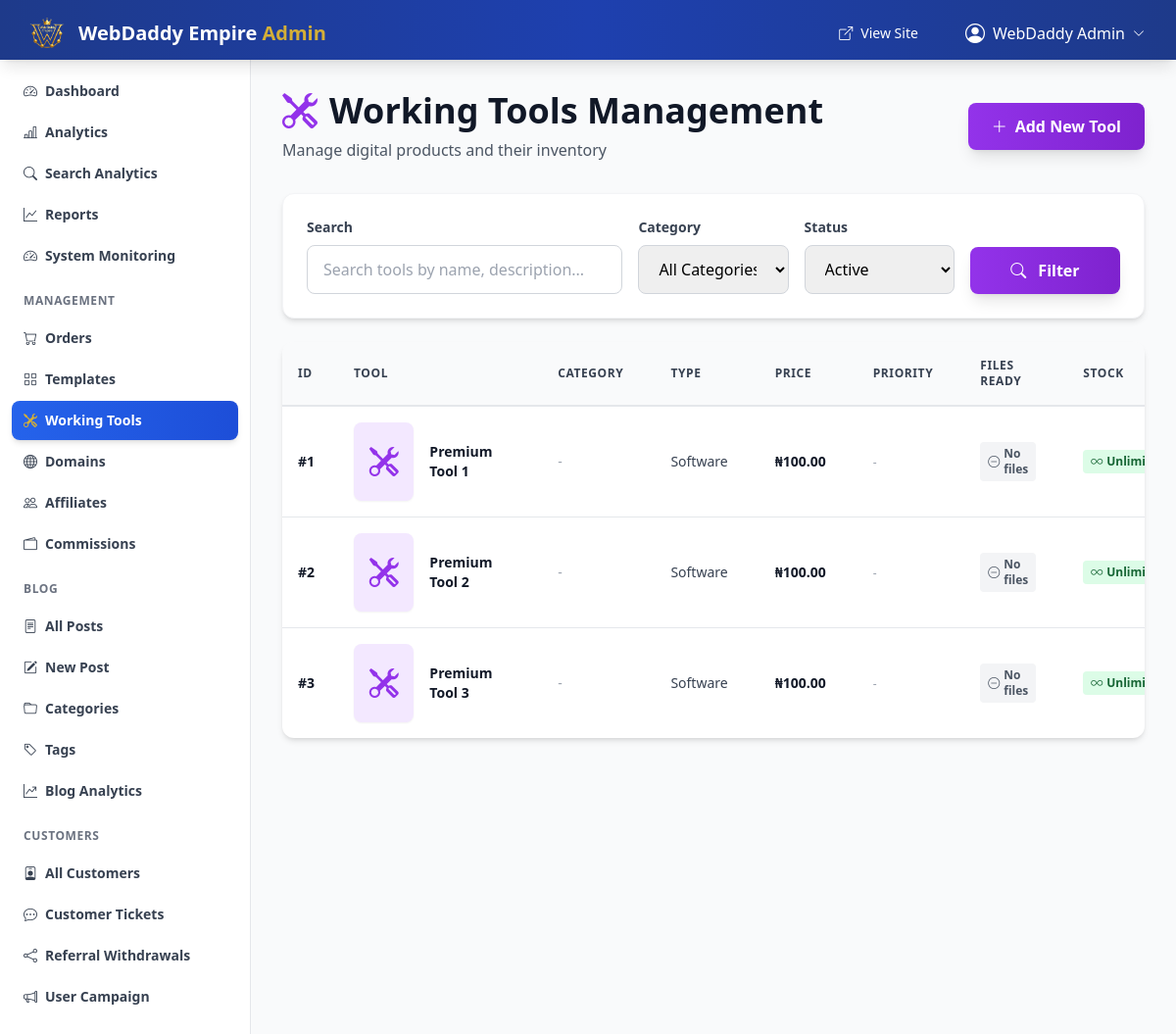
Screenshot of /admin/tools.php (signed in) with the database file from the repository.
### tables this page shows
CREATE TABLE "tools" (
    id INTEGER PRIMARY KEY AUTOINCREMENT,
    name TEXT NOT NULL,
    slug TEXT UNIQUE NOT NULL,
    category TEXT,
    tool_type TEXT DEFAULT 'software',
    short_description TEXT,
    description TEXT,
    features TEXT,
    price REAL NOT NULL DEFAULT 0,
    thumbnail_url TEXT,
    demo_url TEXT,
    download_url TEXT,
    delivery_instructions TEXT,
    stock_unlimited INTEGER DEFAULT 1,
    stock_quantity INTEGER DEFAULT 0,
    low_stock_threshold INTEGER DEFAULT 5,
    active INTEGER DEFAULT 1,
    created_at TEXT DEFAULT CURRENT_TIMESTAMP,
    updated_at TEXT DEFAULT CURRENT_TIMESTAMP,
    thumbnail_source TEXT DEFAULT 'url' CHECK(thumbnail_source IN ('url', 'upload')),
    thumbnail_file TEXT,
    thumbnail_metadata TEXT,
    video_source TEXT DEFAULT 'url' CHECK(video_source IN ('url', 'upload')),
    video_file TEXT,
    video_metadata TEXT,
    media_type TEXT DEFAULT 'banner' CHECK(media_type IN ('demo_url', 'banner', 'video', 'youtube')),
    demo_video_url TEXT,
    priority_order INTEGER DEFAULT NULL,
    seo_keywords TEXT,
    delivery_type TEXT DEFAULT 'both',
    has_attached_files INTEGER DEFAULT 0,
    requires_email INTEGER DEFAULT 1,
    email_subject TEXT,
    email_instructions TEXT,
    delivery_note TEXT,
    delivery_description TEXT,
    total_files INTEGER DEFAULT 0,
    upload_complete INTEGER DEFAULT 0,
    preview_youtube TEXT
);

### includes/tools.php (called while the page is built, shortened)
<?php
function getTools($activeOnly = true, $category = null, $limit = null, $offset = null, $inStockOnly = true) {
    $db = getDb();
    $sql = "SELECT * FROM tools WHERE 1=1";
    $params = [];
    $sql .= " ORDER BY created_at DESC";
    $stmt = $db->prepare($sql);
    $stmt->execute($params);
    return $stmt->fetchAll(PDO::FETCH_ASSOC);
}

### includes/functions.php (called while the page is built, shortened)
<?php
require_once __DIR__ . '/tools.php';
function formatCurrency($amount)
{
    return '₦' . number_format($amount, 2);
}

### admin/tools.php (the view, shortened to what this page needs)
<?php
require_once __DIR__ . '/../includes/functions.php';
require_once __DIR__ . '/../includes/tools.php';
require_once __DIR__ . '/includes/auth.php';
$searchTerm = $_GET['search'] ?? '';
$filterCategory = $_GET['category'] ?? '';
$filterStatus = $_GET['status'] ?? 'active';
$allTools = getTools(false, $filterCategory ? $filterCategory : null, null, null, false);
if ($filterStatus === 'active') {
    $tools = array_filter($allTools, fn($t) => $t['active'] == 1);
} elseif ($filterStatus === 'inactive') {
    $tools = array_filter($allTools, fn($t) => $t['active'] == 0);
} else {
    $tools = $allTools;
}
$page = max(1, (int)($_GET['page'] ?? 1));
$perPage = 20;
$offset = ($page - 1) * $perPage;
$tools = array_slice($tools, $offset, $perPage);
$editTool = null;
require_once __DIR__ . '/includes/header.php';
?>
<div x-data="{
    showCreateModal: <?php echo isset($_GET['create']) ? 'true' : 'false'; ?>,
    showEditModal: <?php echo $editTool ? 'true' : 'false'; ?>,
    showStockModal: false,
    stockToolId: null,
    stockToolName: '',
    currentStock: 0,
    openStockModal(id, name, stock) {
        this.stockToolId = id;
        this.stockToolName = name;
        this.currentStock = stock;
        this.showStockModal = true;
    },
    closeCreateModal() {
        this.showCreateModal = false;
        this.resetCreateForm();
    },
    resetCreateForm() {
        const form = document.getElementById('create-tool-form');
        if (form) {
            // Use native form reset first (restores default values)
            form.reset();
            // Reset video type radio to 'none' and trigger UI update
            const noneRadio = form.querySelector('input[name=video_type][value=none]');
            if (noneRadio) {
                noneRadio.checked = true;
                noneRadio.dispatchEvent(new Event('change'));
            }
            // Reset video type UI sections
            if (typeof handleToolVideoTypeChange === 'function') handleToolVideoTypeChange('create');
            // Reset thumbnail mode to URL
            if (typeof toggleToolThumbnailMode === 'function') toggleToolThumbnailMode('url', 'create');
            // Clear hidden fields
            const croppedData = document.getElementById('tool-thumbnail-cropped-data-create');
            if (croppedData) croppedData.value = '';
            const videoUrl = document.getElementById('tool-video-uploaded-url-create');
            if (videoUrl) videoUrl.value = '';
            // Reset select dropdowns
            form.querySelectorAll('select').forEach(sel => {
                sel.selectedIndex = 0;
            });
            // Reset Alpine.js nested components (unlimited stock toggle, toolTypeMode)
            form.querySelectorAll('[x-data]').forEach(el => {
                if (el._x_dataStack && el._x_dataStack[0]) {
                    const data = el._x_dataStack[0];
                    if ('unlimited' in data) data.unlimited = true;
                    if ('toolTypeMode' in data) {
                        data.toolTypeMode = 'select';
                        data.customToolType = '';
                    }
                }
            });
        }
    }
}">
    <div class="flex flex-col lg:flex-row justify-between items-start lg:items-center gap-4 mb-8">
        <div>
            <h1 class="text-4xl font-bold text-gray-900 flex items-center gap-3">
                <i class="bi bi-tools text-purple-600"></i> Working Tools Management
            </h1>
            <p class="text-gray-600 mt-2">Manage digital products and their inventory</p>
        </div>
        <button @click="showCreateModal = true" class="px-6 py-3 bg-gradient-to-r from-purple-600 to-purple-700 hover:from-purple-700 hover:to-purple-800 text-white font-bold rounded-lg shadow-lg transition-all flex items-center gap-2">
            <i class="bi bi-plus-lg"></i> Add New Tool
        </button>
    </div>
    <div class="bg-white rounded-xl shadow-md border border-gray-100 mb-6">
        <div class="p-6">
            <form method="GET" class="grid grid-cols-1 md:grid-cols-5 gap-4">
                <div class="md:col-span-2">
                    <label class="block text-sm font-semibold text-gray-700 mb-2">Search</label>
                    <input type="text" class="w-full px-4 py-3 border border-gray-300 rounded-lg focus:ring-2 focus:ring-purple-500 focus:border-transparent transition-all" name="search" value="<?php echo htmlspecialchars($searchTerm); ?>" placeholder="Search tools by name, description...">
                </div>
                <div>
                    <label class="block text-sm font-semibold text-gray-700 mb-2">Category</label>
                    <select name="category" class="w-full px-4 py-3 border border-gray-300 rounded-lg focus:ring-2 focus:ring-purple-500 focus:border-transparent transition-all">
                        <option value="">All Categories</option>
                    </select>
                </div>
                <div>
                    <label class="block text-sm font-semibold text-gray-700 mb-2">Status</label>
                    <select name="status" class="w-full px-4 py-3 border border-gray-300 rounded-lg focus:ring-2 focus:ring-purple-500 focus:border-transparent transition-all">
                        <option value="active" <?php echo $filterStatus === 'active' ? 'selected' : ''; ?>>Active</option>
                    </select>
                </div>
                <div class="flex items-end gap-2">
                    <button type="submit" class="flex-1 px-6 py-3 bg-gradient-to-r from-purple-600 to-purple-700 hover:from-purple-700 hover:to-purple-800 text-white font-bold rounded-lg transition-all shadow-lg">
                        <i class="bi bi-search mr-2"></i> Filter
                    </button>
                </div>
            </form>
        </div>
    </div>
    <div class="bg-white rounded-xl shadow-md overflow-hidden">
        <div class="overflow-x-auto">
            <table class="w-full text-sm">
                <thead>
                    <tr class="bg-gray-50 border-b-2 border-gray-200">
                        <th class="px-4 py-4 text-left text-xs font-bold text-gray-700 uppercase tracking-wider">ID</th>
                        <th class="px-6 py-4 text-left text-xs font-bold text-gray-700 uppercase tracking-wider">Tool</th>
                        <th class="px-6 py-4 text-left text-xs font-bold text-gray-700 uppercase tracking-wider">Category</th>
                        <th class="px-6 py-4 text-left text-xs font-bold text-gray-700 uppercase tracking-wider">Type</th>
                        <th class="px-6 py-4 text-left text-xs font-bold text-gray-700 uppercase tracking-wider">Price</th>
                        <th class="px-6 py-4 text-left text-xs font-bold text-gray-700 uppercase tracking-wider">Priority</th>
                        <th class="px-6 py-4 text-left text-xs font-bold text-gray-700 uppercase tracking-wider">Files Ready</th>
                        <th class="px-6 py-4 text-left text-xs font-bold text-gray-700 uppercase tracking-wider">Stock</th>
                    </tr>
                </thead>
                <tbody class="divide-y divide-gray-200">
                    <?php if (empty($tools)): ?>
                    <tr>
                        <td colspan="10" class="px-6 py-12 text-center text-gray-500">
                            <i class="bi bi-inbox text-4xl mb-2"></i>
                            <p>No tools found. Click "Add New Tool" to get started.</p>
                        </td>
                    </tr>
                    <?php else: ?>
                        <?php foreach ($tools as $tool): ?>
                        <tr class="hover:bg-gray-50 transition-colors">
                            <td class="px-4 py-4 font-bold text-gray-900">#<?php echo $tool['id']; ?></td>
                            <td class="px-6 py-4">
                                <div class="flex items-center gap-4">
                                    <?php if (!empty($tool['thumbnail_url']) && trim($tool['thumbnail_url'])): ?>
                                    <img src="<?php echo htmlspecialchars($tool['thumbnail_url']); ?>" alt="<?php echo htmlspecialchars($tool['name']); ?>" class="w-20 h-20 object-cover rounded-lg shadow-sm" onerror="this.style.display='none';this.nextElementSibling.style.display='flex';">
                                    <div class="w-20 h-20 bg-purple-100 rounded-lg flex items-center justify-center shadow-sm hidden" style="display:none;">
                                        <i class="bi bi-tools text-purple-600 text-3xl"></i>
                                    </div>
                                    <?php else: ?>
                                    <div class="w-20 h-20 bg-purple-100 rounded-lg flex items-center justify-center shadow-sm">
                                        <i class="bi bi-tools text-purple-600 text-3xl"></i>
                                    </div>
                                    <?php endif; ?>
                                    <div>
                                        <div class="font-semibold text-gray-900"><?php echo htmlspecialchars($tool['name']); ?></div>
                                    </div>
                                </div>
                            </td>
                            <td class="px-6 py-4">
                                <?php if ($tool['category']): ?>
                                <span class="px-2 py-1 bg-purple-100 text-purple-800 text-xs font-semibold rounded">
                                    <?php echo htmlspecialchars($tool['category']); ?>
                                </span>
                                <?php else: ?>
                                <span class="text-gray-400">-</span>
                                <?php endif; ?>
                            </td>
                            <td class="px-6 py-4">
                                <span class="text-gray-700"><?php echo htmlspecialchars(ucfirst($tool['tool_type'])); ?></span>
                            </td>
                            <td class="px-6 py-4">
                                <span class="font-semibold text-gray-900"><?php echo formatCurrency($tool['price']); ?></span>
                            </td>
                            <td class="px-6 py-4">
                                <?php if (!empty($tool['priority_order']) && $tool['priority_order'] > 0): ?>
                                <span class="px-2 py-1 bg-yellow-100 text-yellow-800 text-xs font-semibold rounded-full">
                                    <i class="bi bi-star-fill"></i> #<?php echo $tool['priority_order']; ?>
                                </span>
                                <?php else: ?>
                                <span class="text-gray-400 text-xs">-</span>
                                <?php endif; ?>
                            </td>
                            <td class="px-6 py-4">
                                <?php
                                $fileCount = $db->prepare("SELECT COUNT(*) FROM tool_files WHERE tool_id = ?");
                                $fileCount->execute([$tool['id']]);
                                $toolFileCount = $fileCount->fetchColumn();
                                $uploadComplete = $tool['upload_complete'] ?? 0;
                                ?>
                                <?php if ($uploadComplete && $toolFileCount > 0): ?>
                                <span class="px-2 py-1 bg-green-100 text-green-800 text-xs font-semibold rounded flex items-center gap-1 w-fit">
                                    <i class="bi bi-check-circle-fill"></i> <?php echo $toolFileCount; ?> file<?php echo $toolFileCount > 1 ? 's' : ''; ?>
                                </span>
                                <?php elseif ($toolFileCount > 0): ?>
                                <span class="px-2 py-1 bg-yellow-100 text-yellow-800 text-xs font-semibold rounded flex items-center gap-1 w-fit">
                                    <i class="bi bi-hourglass-split"></i> <?php echo $toolFileCount; ?> uploading...
                                </span>
                                <?php else: ?>
                                <span class="px-2 py-1 bg-gray-100 text-gray-600 text-xs font-semibold rounded flex items-center gap-1 w-fit">
                                    <i class="bi bi-dash-circle"></i> No files
                                </span>
                                <?php endif; ?>
                            </td>
                            <td class="px-6 py-4">
                                <?php if ($tool['stock_unlimited'] == 1): ?>
                                <span class="px-2 py-1 bg-green-100 text-green-800 text-xs font-semibold rounded flex items-center gap-1 w-fit">
                                    <i class="bi bi-infinity"></i> Unlimited
                                </span>
                                <?php endif; ?>
                            </td>
                        </tr>
                        <?php endforeach; ?>
                    <?php endif; ?>
                </tbody>
            </table>
        </div>
    </div>
</div>
<?php require_once __DIR__ . '/includes/footer.php'; ?>

### rows the page displays
tools: id "1", name "Premium Tool 1", tool_type "Software", price "₦100.00", upload_complete 0 (drawn), stock_unlimited 1 (drawn)
tools: id "2", name "Premium Tool 2", tool_type "Software", price "₦100.00", upload_complete 0 (drawn), stock_unlimited 1 (drawn)
tools: id "3", name "Premium Tool 3", tool_type "Software", price "₦100.00", upload_complete 0 (drawn), stock_unlimited 1 (drawn)

### other values shown
SITE_NAME "WebDaddy Empire"
getAdminName() "WebDaddy Admin"
